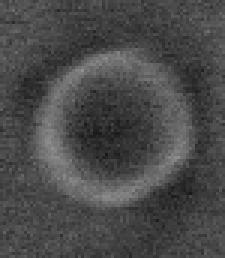
#> input picture processed-images/simple_test.png, 75 x 86 px (shown 3 times larger); the run also reads 2 pictures not shown here
$ jupyter execute --allow-errors evaluating-manufacturing-processes.ipynb
#> lines starting #> are read from the running program, lines starting #| are printed output that depends on the picture; after the words box and inside, x2 and y2 are one past the last pixel; in counts of white or black regions, pixels touching at a corner belong together
[cell 1]
import numpy as np
import matplotlib.pyplot as plt
import cv2
from PIL import Image
from os import listdir
from os.path import isfile, join
from os import getcwd

[cell 2]
img = cv2.imread('simple_test.png', 0)
#> img is the input picture: shape (86, 75); min 25, max 145, mean 73.7
blur = cv2.GaussianBlur(img,(5,5),0)
ret, thresh = cv2.threshold(blur,0,255,cv2.THRESH_BINARY+cv2.THRESH_OTSU)
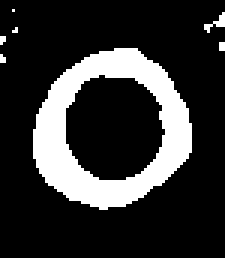
#> thresh: shape (86, 75) (shown 3 times larger); 19.8% white; 7 white regions (6 under 20 px)
#> ret = 84
contours,hierarchy = cv2.findContours(thresh, 1, 2)
#> contours = 8 contours, 6 with area under 20; largest, box (x1, y1, x2, y2) and area: (11, 16, 64, 70) 2064, (21, 24, 56, 61) 950

cnt = contours[2]
#> cnt = contour of 70 points, box (x1, y1, x2, y2) (11, 16, 64, 70), area 2064
M = cv2.moments(cnt)
#> M = moments, m00 2064.5, centre m10/m00, m01/m00 = (36.73, 42.79)

plt.figure(figsize=(10, 4))

plt.subplot(1, 3, 1)
plt.axis('off')
plt.imshow(img, 'gray')
plt.title('Single hole')

plt.subplot(1, 3, 2)
plt.axis('off')
plt.imshow(thresh, 'gray')
plt.title('Otsu binarization')

plt.subplot(1, 3, 3)
ellipse = cv2.fitEllipse(cnt)
#> ellipse = ((36.63, 42.91), (49.17, 53.41), 46.02)
#ellipse0 = cv2.fitEllipse(contours[0])
img = cv2.ellipse(img,ellipse,(0,255,0),2)
#img = cv2.ellipse(img,ellipse0,(0,255,0),2)
plt.imshow(img, 'gray')
plt.axis('off')
plt.tight_layout()
plt.title('Ellipse detection')

plt.savefig('EllipseDetection.png', facecolor='white')

[cell 3]
img = cv2.imread('30x30_11.png', 0)

plt.figure(figsize=(16, 4))
############################
#Original image
############################
plt.subplot(1, 4, 1)
plt.axis('off')
plt.imshow(img, 'gray')
plt.title('Original image')
############################
#Constrast filter
############################

clahe = cv2.createCLAHE(clipLimit=3., tileGridSize=(8,8))
img = clahe.apply(img)
plt.subplot(1, 4, 2)
plt.imshow(img, 'gray')
plt.axis('off')
plt.title('High contrast filter')

############################
#Threshold and Otsu binarization
############################
blur = cv2.GaussianBlur(img,(5,5),10)
#> blur: shape (688, 1023)
ret, thresh = cv2.threshold(blur,150,2000,cv2.THRESH_BINARY
                            +cv2.THRESH_OTSU
                           )
#> ret = 116
contours,hierarchy = cv2.findContours(thresh, 1, 2)
#> contours = 231 contours, 83 with area under 20; largest, box (x1, y1, x2, y2) and area: (0, 0, 1023, 688) 104880, (0, 389, 64, 688) 11338, (720, 383, 778, 446) 2790, (262, 578, 323, 642) 2746, (810, 580, 870, 641) 2717

plt.subplot(1, 4, 3)
plt.axis('off')
plt.imshow(thresh, 'gray')
plt.title('Otsu binarization')

###########################
#Ellipse detection and saving
###########################

perimeters = []
ellipses = []
eccentricities = []
for i, cnt in enumerate(contours):
    if (len(cnt) > 4) and (150 < cv2.arcLength(cnt,True) < 450):
        ellipse = cv2.fitEllipse(cnt)
        #ellipse0 = cv2.fitEllipse(contours[0])
        img = cv2.ellipse(img , ellipse,(0,255,0),2)
        #img = cv2.ellipse(img,ellipse0,(0,255,0),2)
        perimeters.append(cv2.arcLength(cnt,True))
        ellipses.append(ellipse)
        eccentricities.append(min(ellipse[1])/max(ellipse[1]))
#> this loop made 231 passes
#> ellipse on passes 31, 52, 53, 54: ((195.6, 682.5), (15.94, 67.38), 98.28), ((658.8, 612.8), (54.51, 60.95), 42.35), ((384.7, 611.1), (51.39, 61.22), 72.86), ((110.2, 611.8), (50.53, 57.22), 21.73)
#> after the loop, eccentricities = 59 values, max 0.996 at index 16, min 0.237 at index 0, mean 0.9; ellipses = 59 items; perimeters = 59 values, max 209.8 at index 6, min 178.5 at index 50, mean 194.9

plt.subplot(1, 4, 4)
plt.imshow(img, 'gray')
plt.axis('off')
plt.title('Ellipse detection')

plt.tight_layout()
len(perimeters)
#> Out = 59

[cell 4]
plt.hist(x = eccentricities, bins=20, lw=1, ec='black')
plt.ylabel('Counts', size=14)
plt.xlabel('Ellipse eccentricities', size=14)

[cell 5]
def ellipseFitting(filename, minAx, maxAx, highContrast=False):
#> called with filename = '30x30_11.png', minAx = 40, maxAx = 100, highContrast = True
    img = cv2.imread(filename, 0)

    plt.figure(figsize=(16, 4))
    ############################
    #Original image
    ############################
    plt.subplot(1, 4, 1)
    plt.axis('off')
    plt.imshow(img, 'gray')
    plt.title('Original image')
    ############################
    #Constrast filter
    ############################

    if highContrast:
        clahe = cv2.createCLAHE(clipLimit=3., tileGridSize=(8,8))
        img = clahe.apply(img)
    plt.subplot(1, 4, 2)
    plt.imshow(img, 'gray')
    plt.axis('off')
    plt.title('High contrast filter')

    ############################
    #Threshold and Otsu binarization
    ############################
    blur = cv2.GaussianBlur(img,(5,5),10)
    ret, thresh = cv2.threshold(blur,150,2000,cv2.THRESH_BINARY
                                +cv2.THRESH_OTSU
                               )
#> ret = 116
    contours,hierarchy = cv2.findContours(thresh, 1, 2)

    plt.subplot(1, 4, 3)
    plt.axis('off')
    plt.imshow(thresh, 'gray')
    plt.title('Otsu binarization')

    ###########################
    #Ellipse detection and saving
    ###########################

    perimeters = []
    ellipses = []
    eccentricities = []
    for i, cnt in enumerate(contours):
        if (len(cnt) > 4)  and \
        ( (min(cv2.fitEllipse(cnt)[1]) > minAx) and (max(cv2.fitEllipse(cnt)[1]) < maxAx) ):
            ellipse = cv2.fitEllipse(cnt)
            #ellipse0 = cv2.fitEllipse(contours[0])
            img = cv2.ellipse(img , ellipse,(255,0,0),2)
            #img = cv2.ellipse(img,ellipse0,(0,255,0),2)
            perimeters.append(cv2.arcLength(cnt,True))
            ellipses.append(ellipse)
            eccentricities.append(np.sqrt(1-min(ellipse[1])**2/max(ellipse[1])**2))
#> after the loop, eccentricities = 58 values, max 0.562 at index 26, min 0.094 at index 15, mean 0.399; ellipses = 58 items; perimeters = 58 values, max 209.8 at index 5, min 178.5 at index 49, mean 195.1

    plt.subplot(1, 4, 4)
    plt.imshow(img, 'gray')
    plt.axis('off')
    plt.title('Ellipse detection')

    plt.tight_layout()
    plt.suptitle(filename, size=18)
    #plt.savefig('EllipseFit_{}'.format(filename), facecolor='white')
    print(len(perimeters))
#| 58
    return(eccentricities)

[cell 6]
thirty=ellipseFitting('30x30_11.png', minAx=40, maxAx=100, highContrast=True)
#> thirty has the same summary as eccentricities in ellipseFitting

[cell 7]
forty=ellipseFitting('40x40_04.png', minAx=35, maxAx=100, highContrast=True)
#> in ellipseFitting (call 2), `contours,hierarchy = cv2.findContours(thresh, 1, 2)`: contours = 238 contours, 143 with area under 20; largest, box (x1, y1, x2, y2) and area: (393, 0, 997, 586) 62171, (0, 0, 416, 169) 24102, (0, 100, 45, 586) 13806, (448, 302, 598, 373) 5902, (635, 203, 699, 270) 3134
#> the loop in ellipseFitting (call 2), `for i, cnt in enumerate(contours):` made 238 passes
#> ellipse on passes 32 to 35: ((752.4, 529.4), (60.44, 63.88), 81.43), ((848.2, 528.5), (57.49, 67.19), 45.07), ((568.1, 527.5), (57.38, 66.13), 27.43), ((376.6, 527.1), (57.47, 64.57), 149.7)
#| 41
#> forty = 41 values, max 0.573 at index 28, min 0.185 at index 4, mean 0.435

[cell 8]
fifty=ellipseFitting('50x50_09.png', minAx=40, maxAx=60, highContrast=True)
#> call 3 of ellipseFitting, with filename = '50x50_09.png', minAx = 40, maxAx = 60, highContrast = True
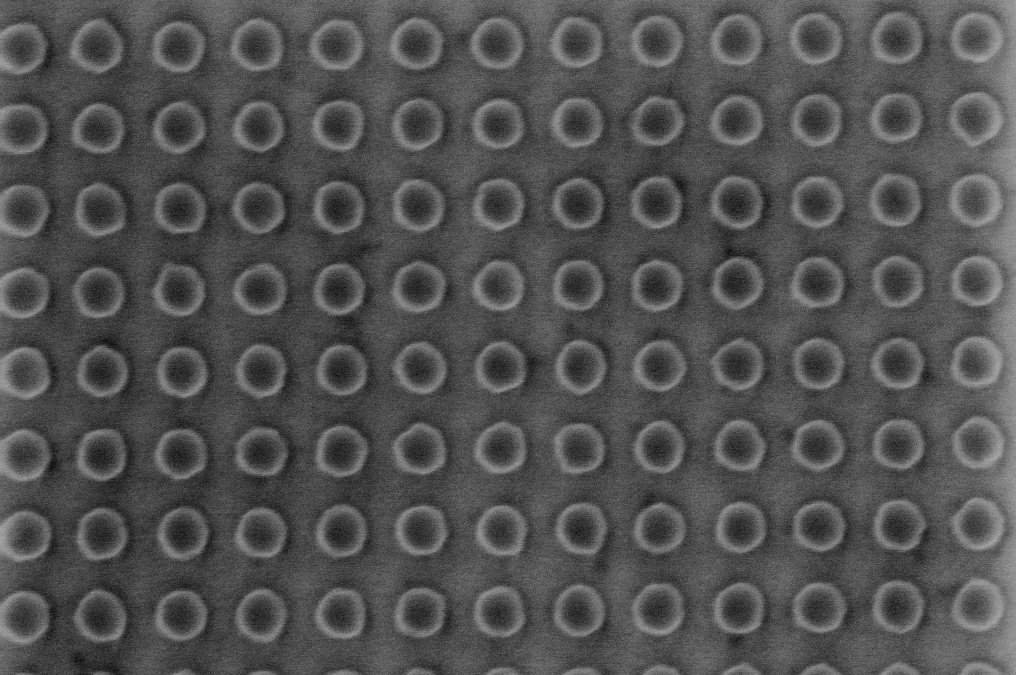
#> input picture processed-images/50x50_09.png, 1016 x 675 px
#> in ellipseFitting, img is the input picture: shape (675, 1016); min 1, max 169, mean 81.9
#> in ellipseFitting (call 3), `ret, thresh = cv2.threshold(blur,150,2000,cv2.THRESH_BINARY +cv2.THRES..`: ret = 123
#> in ellipseFitting (call 3), `contours,hierarchy = cv2.findContours(thresh, 1, 2)`: contours = 944 contours, 627 with area under 20; largest, box (x1, y1, x2, y2) and area: (948, 0, 1016, 675) 31845, (0, 184, 51, 675) 16892, (93, 0, 494, 70) 7947, (0, 23, 47, 156) 4294, (592, 0, 726, 77) 4061
#> the loop in ellipseFitting (call 3), `for i, cnt in enumerate(contours):` made 944 passes
#> ellipse on passes 109, 111, 112, 114: ((99.51, 617.5), (50.27, 55.06), 152.7), ((339.7, 614.4), (52.89, 54.64), 46.99), ((260.1, 616.1), (50.23, 54.84), 15.1), ((497.5, 611.8), (52.59, 54.6), 82.71)
#> after the loop in ellipseFitting (call 3), `for i, cnt in enumerate(contours):`:
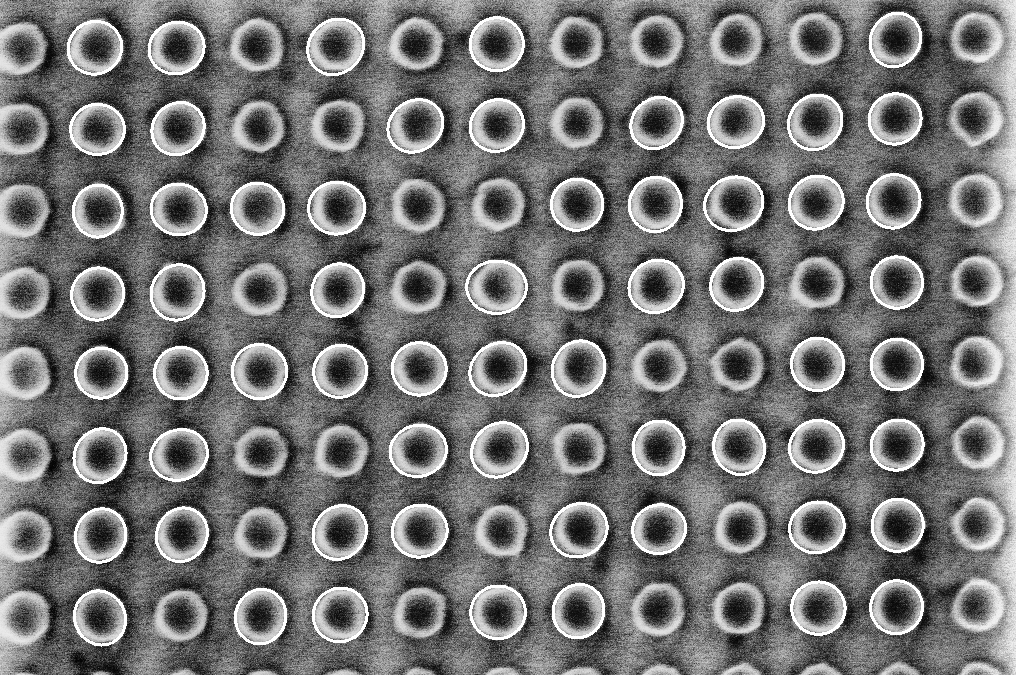
#> img: shape (675, 1016); min 0, max 255, mean 116.6
#> after the loop in ellipseFitting (call 3), `for i, cnt in enumerate(contours):`: eccentricities = 61 values, max 0.535 at index 28, min 0.0981 at index 59, mean 0.345; ellipses = 61 items; perimeters = 61 values, max 298.6 at index 41, min 170 at index 24, mean 183.6
#| 61
#> fifty has the same summary as eccentricities in ellipseFitting

[cell 9]
hundred=ellipseFitting('100x50_05.png', minAx=45, maxAx=55, highContrast=True)
#> call 4 of ellipseFitting, with filename = '100x50_05.png', minAx = 45, maxAx = 55, highContrast = True
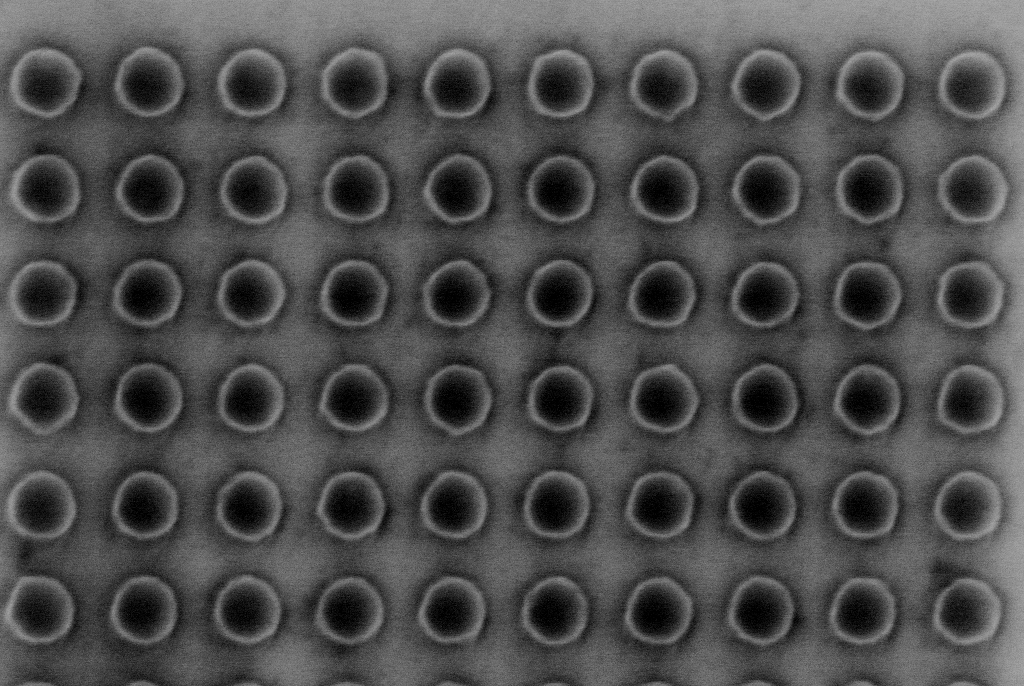
#> input picture processed-images/100x50_05.png, 1024 x 686 px
#> in ellipseFitting, img is the input picture: shape (686, 1024); min 0, max 169, mean 76.8
#> in ellipseFitting (call 4), `ret, thresh = cv2.threshold(blur,150,2000,cv2.THRESH_BINARY +cv2.THRES..`: ret = 118
#> in ellipseFitting (call 4), `contours,hierarchy = cv2.findContours(thresh, 1, 2)`: contours = 330 contours, 180 with area under 20; largest, box (x1, y1, x2, y2) and area: (458, 95, 903, 610) 96313, (0, 0, 1024, 686) 80246, (145, 96, 348, 686) 74748, (0, 48, 139, 686) 37976, (653, 505, 948, 686) 27718
#> the loop in ellipseFitting (call 4), `for i, cnt in enumerate(contours):` made 330 passes
#> ellipse on passes 46 to 49: ((861.3, 611.5), (51.03, 53.27), 26.53), ((656.7, 612.2), (50.88, 53.18), 176.1), ((245, 610.5), (48.51, 50.28), 176.1), ((39.07, 610.5), (46.1, 51.31), 158.7)
#> after the loop in ellipseFitting (call 4), `for i, cnt in enumerate(contours):`:
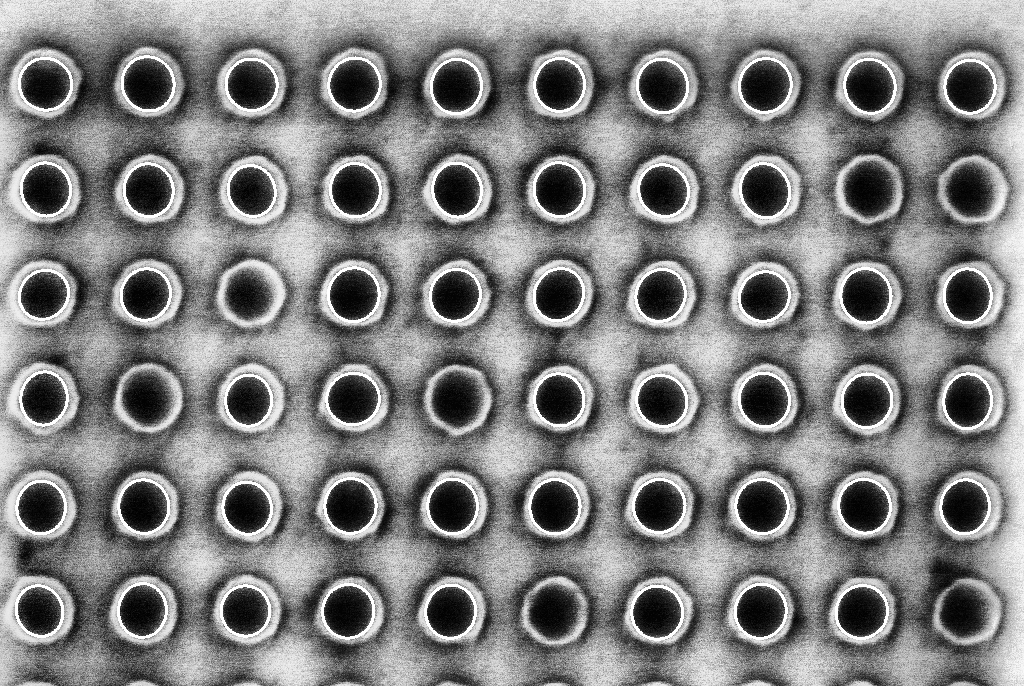
#> img: shape (686, 1024); min 0, max 255, mean 127.4
#> after the loop in ellipseFitting (call 4), `for i, cnt in enumerate(contours):`: eccentricities = 53 values, max 0.493 at index 25, min 0.168 at index 49, mean 0.36; ellipses = 53 items; perimeters = 53 values, max 180.5 at index 52, min 163.4 at index 3, mean 172.5
#| 53
#> hundred has the same summary as eccentricities in ellipseFitting

[cell 10]
plt.figure(figsize=(12, 8))

########################
plt.subplot(2, 2, 1)

plt.hist(thirty, bins=20, lw=1, ec='black')
plt.ylabel('Counts', size=18)
plt.xlabel('Eccentricity', size=18)
plt.title('30x30_11', size=15)

########################
plt.subplot(2, 2, 2)

plt.hist(forty, bins=20, lw=1, ec='black')
plt.ylabel('Counts', size=18)
plt.xlabel('Eccentricity', size=18)
plt.title('40x40_04', size=15)

########################
plt.subplot(2, 2, 3)

plt.hist(fifty, bins=20, lw=1, ec='black')
plt.ylabel('Counts', size=18)
plt.xlabel('Eccentricity', size=18)
plt.title('50x50_09', size=15)

########################
plt.subplot(2, 2, 4)

plt.hist(hundred, bins=20, lw=1, ec='black')
plt.ylabel('Counts', size=18)
plt.xlabel('Eccentricity', size=18)
plt.title('100x50_05', size=15)

#########################
plt.suptitle('Selected eccentricities', size=20)

plt.tight_layout()
plt.savefig('selectedEccentricities.png', facecolor='white')

[cell 11]
fig, ax = plt.subplots(figsize=(8, 6))

#########################
# Histogram
#########################

ax.hist(x = [thirty, forty, fifty, hundred], bins=12, lw=1, ec='black', label=['30x30', '40x40', '50x50', '100x50'])
ax.set_ylabel('Counts', size=18)
ax.set_xlabel('Eccentricity', size=18)

#########################
# Inset
#########################
img = cv2.imread('simple_test.png', 0)
blur = cv2.GaussianBlur(img,(5,5),0)
ret, thresh = cv2.threshold(blur,0,255,cv2.THRESH_BINARY+cv2.THRESH_OTSU)
#> ret = 84
contours,hierarchy = cv2.findContours(thresh, 1, 2)
#> contours = 8 contours, 6 with area under 20; largest, box (x1, y1, x2, y2) and area: (11, 16, 64, 70) 2064, (21, 24, 56, 61) 950

cnt = contours[2]
M = cv2.moments(cnt)

axin = ax.inset_axes([0.05, 0.65, 0.35/2, 0.3])
#axin.imshow()
#axin.axis('off')
axin.axis('off')
axin.imshow(img, 'gray')
axin.set_title('Hole')

ellipse = cv2.fitEllipse(cnt)
#> ellipse = ((36.63, 42.91), (49.17, 53.41), 46.02)
img = cv2.ellipse(img,ellipse,(0,255,0),2)
axin2 = ax.inset_axes([0.05+0.35/2+0.01, 0.65, 0.35/2, 0.3])
axin2.imshow(img, 'gray')
axin2.axis('off')
axin2.set_title('Fitted ellipse')

plt.legend()

plt.tight_layout()
plt.savefig('EccencricityEval_30-40-50-100.png', facecolor='white')

[cell 12]
def ellipseFitting(filename, minAx, maxAx, highContrast=False):
#> called with filename = '30x30_11.png', minAx = 40, maxAx = 100, highContrast = True
    img = cv2.imread(filename, 0)

    plt.figure(figsize=(16, 4))
    ############################
    #Original image
    ############################
    plt.subplot(1, 4, 1)
    plt.axis('off')
    plt.imshow(img, 'gray')
    plt.title('Original image')
    ############################
    #Constrast filter
    ############################

    if highContrast:
        clahe = cv2.createCLAHE(clipLimit=3., tileGridSize=(8,8))
        img = clahe.apply(img)
    plt.subplot(1, 4, 2)
    plt.imshow(img, 'gray')
    plt.axis('off')
    plt.title('High contrast filter')

    ############################
    #Threshold and Otsu binarization
    ############################
    blur = cv2.GaussianBlur(img,(5,5),10)
    ret, thresh = cv2.threshold(blur,150,2000,cv2.THRESH_BINARY
                                +cv2.THRESH_OTSU
                               )
#> ret = 116
    contours,hierarchy = cv2.findContours(thresh, 1, 2)
#> contours = 231 contours, 83 with area under 20; largest, box (x1, y1, x2, y2) and area: (0, 0, 1023, 688) 104880, (0, 389, 64, 688) 11338, (720, 383, 778, 446) 2790, (262, 578, 323, 642) 2746, (810, 580, 870, 641) 2717

    plt.subplot(1, 4, 3)
    plt.axis('off')
    plt.imshow(thresh, 'gray')
    plt.title('Otsu binarization')

    ###########################
    #Ellipse detection and saving
    ###########################

    perimeters = []
    ellipses = []
    aspect_ratios = []
    for i, cnt in enumerate(contours):
        if (len(cnt) > 4)  and \
        ( (min(cv2.fitEllipse(cnt)[1]) > minAx) and (max(cv2.fitEllipse(cnt)[1]) < maxAx) ):
            ellipse = cv2.fitEllipse(cnt)
            #ellipse0 = cv2.fitEllipse(contours[0])
            img = cv2.ellipse(img , ellipse,(255,0,0),2)
            #img = cv2.ellipse(img,ellipse0,(0,255,0),2)
            perimeters.append(cv2.arcLength(cnt,True))
            ellipses.append(ellipse)
            aspect_ratios.append(min(ellipse[1])/max(ellipse[1]))
#> after the loop, aspect_ratios = 58 values, max 0.996 at index 15, min 0.827 at index 26, mean 0.911; ellipses = 58 items; perimeters = 58 values, max 209.8 at index 5, min 178.5 at index 49, mean 195.1

    plt.subplot(1, 4, 4)
    plt.imshow(img, 'gray')
    plt.axis('off')
    plt.title('Ellipse detection')

    plt.tight_layout()
    plt.suptitle(filename, size=18)
    plt.savefig('EllipseFit_{}'.format(filename), facecolor='white')
    print(len(perimeters))
#| 58
    return(aspect_ratios)

[cell 13]
thirty=ellipseFitting('30x30_11.png', minAx=40, maxAx=100, highContrast=True)
#> thirty has the same summary as aspect_ratios in ellipseFitting

[cell 14]
forty=ellipseFitting('40x40_04.png', minAx=35, maxAx=100, highContrast=True)
#> in ellipseFitting (call 2), `contours,hierarchy = cv2.findContours(thresh, 1, 2)`: contours = 238 contours, 143 with area under 20; largest, box (x1, y1, x2, y2) and area: (393, 0, 997, 586) 62171, (0, 0, 416, 169) 24102, (0, 100, 45, 586) 13806, (448, 302, 598, 373) 5902, (635, 203, 699, 270) 3134
#| 41
#> forty = 41 values, max 0.983 at index 4, min 0.82 at index 28, mean 0.892

[cell 15]
fifty=ellipseFitting('50x50_09.png', minAx=40, maxAx=60, highContrast=True)
#> in ellipseFitting (call 3), `ret, thresh = cv2.threshold(blur,150,2000,cv2.THRESH_BINARY +cv2.THRES..`: ret = 123
#> in ellipseFitting (call 3), `contours,hierarchy = cv2.findContours(thresh, 1, 2)`: contours = 944 contours, 627 with area under 20; largest, box (x1, y1, x2, y2) and area: (948, 0, 1016, 675) 31845, (0, 184, 51, 675) 16892, (93, 0, 494, 70) 7947, (0, 23, 47, 156) 4294, (592, 0, 726, 77) 4061
#> after the loop in ellipseFitting (call 3), `for i, cnt in enumerate(contours):`: aspect_ratios = 61 values, max 0.995 at index 59, min 0.845 at index 28, mean 0.932; ellipses = 61 items; perimeters = 61 values, max 298.6 at index 41, min 170 at index 24, mean 183.6
#| 61
#> fifty has the same summary as aspect_ratios in ellipseFitting

[cell 16]
hundred=ellipseFitting('100x50_05.png', minAx=45, maxAx=55, highContrast=True)
#> in ellipseFitting (call 4), `ret, thresh = cv2.threshold(blur,150,2000,cv2.THRESH_BINARY +cv2.THRES..`: ret = 118
#> in ellipseFitting (call 4), `contours,hierarchy = cv2.findContours(thresh, 1, 2)`: contours = 330 contours, 180 with area under 20; largest, box (x1, y1, x2, y2) and area: (458, 95, 903, 610) 96313, (0, 0, 1024, 686) 80246, (145, 96, 348, 686) 74748, (0, 48, 139, 686) 37976, (653, 505, 948, 686) 27718
#> after the loop in ellipseFitting (call 4), `for i, cnt in enumerate(contours):`: aspect_ratios = 53 values, max 0.986 at index 49, min 0.87 at index 25, mean 0.93; ellipses = 53 items; perimeters = 53 values, max 180.5 at index 52, min 163.4 at index 3, mean 172.5
#| 53
#> hundred has the same summary as aspect_ratios in ellipseFitting

[cell 17]
fig, ax = plt.subplots(figsize=(8, 6))

#########################
# Histogram
#########################

ax.hist(x = [thirty, forty, fifty, hundred], bins=12, lw=1, ec='black', label=['30x30', '40x40', '50x50', '100x50'])
ax.set_ylabel('Counts', size=18)
ax.set_xlabel('Aspect ratio', size=18)

#########################
# Inset
#########################
img = cv2.imread('simple_test.png', 0)
blur = cv2.GaussianBlur(img,(5,5),0)
ret, thresh = cv2.threshold(blur,0,255,cv2.THRESH_BINARY+cv2.THRESH_OTSU)
contours,hierarchy = cv2.findContours(thresh, 1, 2)

cnt = contours[2]
M = cv2.moments(cnt)

axin = ax.inset_axes([0.05, 0.65, 0.35/2, 0.3])
#axin.imshow()
#axin.axis('off')
axin.axis('off')
axin.imshow(img, 'gray')
axin.set_title('Hole')

ellipse = cv2.fitEllipse(cnt)
img = cv2.ellipse(img,ellipse,(0,255,0),2)
axin2 = ax.inset_axes([0.05+0.35/2+0.01, 0.65, 0.35/2, 0.3])
axin2.imshow(img, 'gray')
axin2.axis('off')
axin2.set_title('Fitted ellipse')

plt.legend()

plt.tight_layout()
plt.savefig('AspectRatio_30-40-50-100.png', facecolor='white')
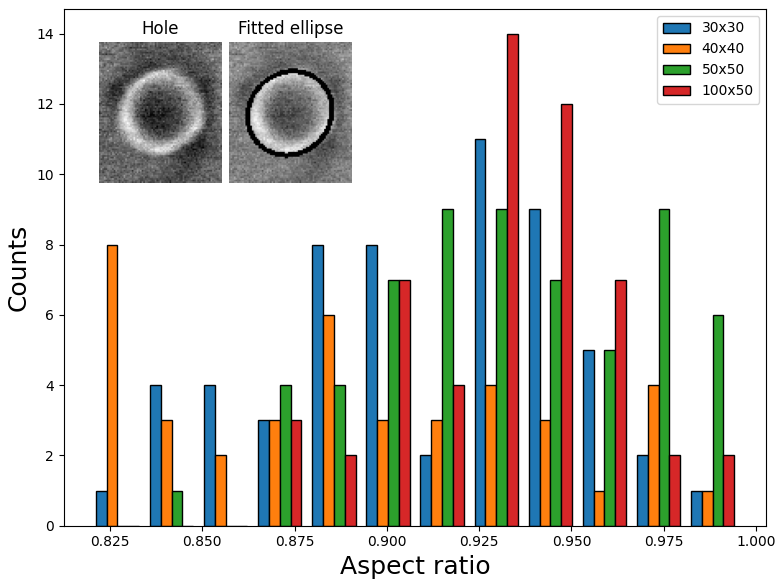
#> figure drawn by matplotlib, 1 panel; tallest bar 11 high, from x = 0.924 to 0.927; tallest bar 8 high, from x = 0.824 to 0.827
